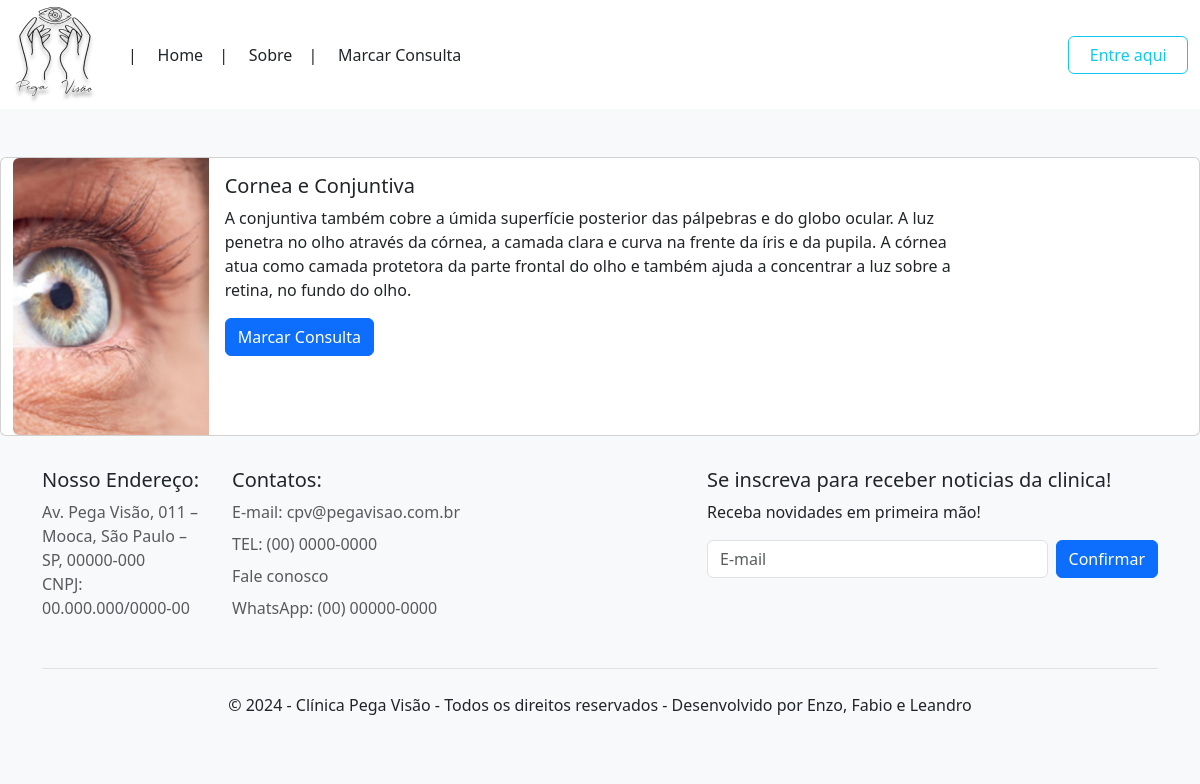
Screenshot of /atendimento/4 with the database file from the repository.
### PV/models.py (models this page shows)
class Atendimento(models.Model):
    nome = models.CharField(max_length=100, null=False, blank=False)
    imagem = models.ImageField(upload_to="imagens/%Y/%m/%d/", blank=True)
    descricao = models.TextField(null=False, blank=False, default='')
    disponivel = models.BooleanField(default=False)

### PV/views.py (the view)
# urls.py: path('atendimento/<int:atendimento_id>', atendimento, name='atendimento'),
def atendimento(request, atendimento_id):
    form = LoginForms()
    atendimento = get_object_or_404(Atendimento, pk=atendimento_id)
    return render(request, 'clinica/atendimento.html', {"atendimento": atendimento, 'form':form})

### Usuarios/forms.py
class LoginForms(forms.Form):
    nome_login=forms.CharField(
        label="Nome de Login",
        required=True,
        max_length=100,
        widget=forms.TextInput(
            attrs={
                "class": "form-control",
                "placeholder": "Digite seu nome"
            }
        )
    )
    senha_login=forms.CharField(
        label="Senha",
        required=True,
        max_length=100,
        widget=forms.PasswordInput(
            attrs={
                "class": "form-control",
                "placeholder": "Digite sua senha"
            }
        )
    )

### templates/clinica/atendimento.html
{% extends 'clinica/base.html' %}
{% load static %}
{% block content %}
  <div class="card mb-3 container-fluid my-5" style="max-width: 1320px">
    <div class="row g-0">
      <div class="col-md-2">
        {% if atendimento.imagem == '' or atendimento.imagem == null %}
          <img src="{% static './images/not-found.png' %}" class="img-fluid rounded-start" />
        {% else %}
          <img src="{{ atendimento.imagem.url }}" class="img-fluid rounded-start" />
        {% endif %}
      </div>
      <div class="col-md-8">
        <div class="card-body">
          <h5 class="card-title">{{ atendimento.nome }}</h5>
          <p class="card-text">{{ atendimento.descricao }}</p>
          <a href="{% url 'consulta' %}" class="btn btn-primary">Marcar Consulta</a>
        </div>
      </div>
    </div>
  </div>
{% endblock %}

### rows the page displays
Atendimento: imagem (picture), nome "Cornea e Conjuntiva", descricao "A conjuntiva também cobre a úmida superfície posterior das pálpebras e do globo ocular. A luz penetra no olho através da córnea, a camada clara e curva na frente da íris e da pupila. A córnea atua como camada protetora da parte frontal do olho e também ajuda a concentrar a luz sobre a retina, no fundo do olho."
